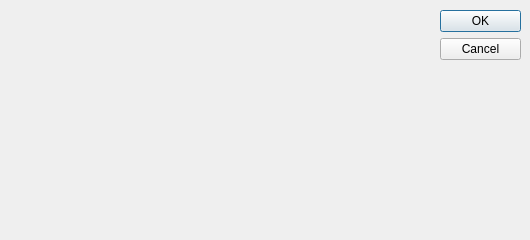
<?xml version="1.0" encoding="UTF-8"?>
<ui version="4.0">
 <class>ExportImage</class>
 <widget class="QDialog" name="ExportImage">
  <property name="geometry">
   <rect>
    <x>0</x>
    <y>0</y>
    <width>530</width>
    <height>240</height>
   </rect>
  </property>
  <property name="minimumSize">
   <size>
    <width>530</width>
    <height>240</height>
   </size>
  </property>
  <property name="maximumSize">
   <size>
    <width>530</width>
    <height>240</height>
   </size>
  </property>
  <property name="windowTitle">
   <string>Dialog</string>
  </property>
  <widget class="QDialogButtonBox" name="buttonBox">
   <property name="geometry">
    <rect>
     <x>440</x>
     <y>10</y>
     <width>81</width>
     <height>211</height>
    </rect>
   </property>
   <property name="orientation">
    <enum>Qt::Vertical</enum>
   </property>
   <property name="standardButtons">
    <set>QDialogButtonBox::Cancel|QDialogButtonBox::Ok</set>
   </property>
  </widget>
  <widget class="QWidget" name="verticalLayoutWidget">
   <property name="geometry">
    <rect>
     <x>0</x>
     <y>10</y>
     <width>431</width>
     <height>211</height>
    </rect>
   </property>
   <layout class="QVBoxLayout" name="content"/>
  </widget>
 </widget>
 <resources/>
 <connections>
  <connection>
   <sender>buttonBox</sender>
   <signal>accepted()</signal>
   <receiver>ExportImage</receiver>
   <slot>accept()</slot>
   <hints>
    <hint type="sourcelabel">
     <x>248</x>
     <y>254</y>
    </hint>
    <hint type="destinationlabel">
     <x>157</x>
     <y>274</y>
    </hint>
   </hints>
  </connection>
  <connection>
   <sender>buttonBox</sender>
   <signal>rejected()</signal>
   <receiver>ExportImage</receiver>
   <slot>reject()</slot>
   <hints>
    <hint type="sourcelabel">
     <x>316</x>
     <y>260</y>
    </hint>
    <hint type="destinationlabel">
     <x>286</x>
     <y>274</y>
    </hint>
   </hints>
  </connection>
 </connections>
</ui>
